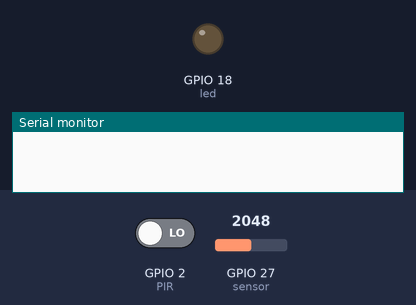
A sketch run on a simulated ESP32. Parts: output pins drawn as LEDs (lit = HIGH), the last lines printed to the serial monitor. The inputs (shaded band) are chosen by the test bench; at power-on: GPIO 2 (PIR) LOW, GPIO 27 (sensor) = 2048.

Above: at 0.0 s.
At 60.1 s:
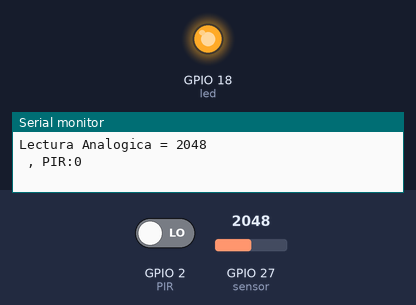
Timing chart, 0 to 61.6 s (numbered marks = the images above):
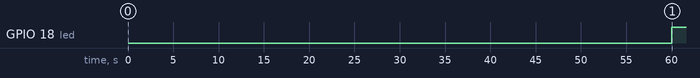

Measured:
- by itself, GPIO 18 (led): LOW → HIGH at 60.0 s

The sketch:

Sensor_Presion_PIR.ino
```cpp
int sensor = 27; //Sensor de presion en pin 27
int led = 18; //Led en pin 18
int PIR = 2; // Sensor de Movimiento en pin 2


void setup() {

  pinMode(PIR, INPUT);  //inicializacion sensor de movimiento
  pinMode(sensor, INPUT); //inicializacion sensor de presion
  pinMode(led, OUTPUT); //inicializacion led
  Serial.begin(9600);
  delay(60000); //Delay necesario para estabilizar el sensor de movimiento
}

void loop() {

  int lectura = analogRead(sensor); //Almacenamos lectura del sensor
  Serial.print("Lectura Analogica = ");
  Serial.println(lectura); //Imprimimos lectura del sensor

  int valor = digitalRead(PIR); //Almacenamos lectura del PIR
  Serial.print(" , PIR:");
  Serial.println(valor);  //Imprimimos lectura del PIR

  if (valor == HIGH || lectura > 0) { //Si la lectura es mayor que 0 (rango entre 0 y 200)
    digitalWrite(led, HIGH);          //o tenemos un valor del PIR, encendemos el LED
  }
  else {
    digitalWrite(led, LOW);
  }
  delay(100);

}
```
